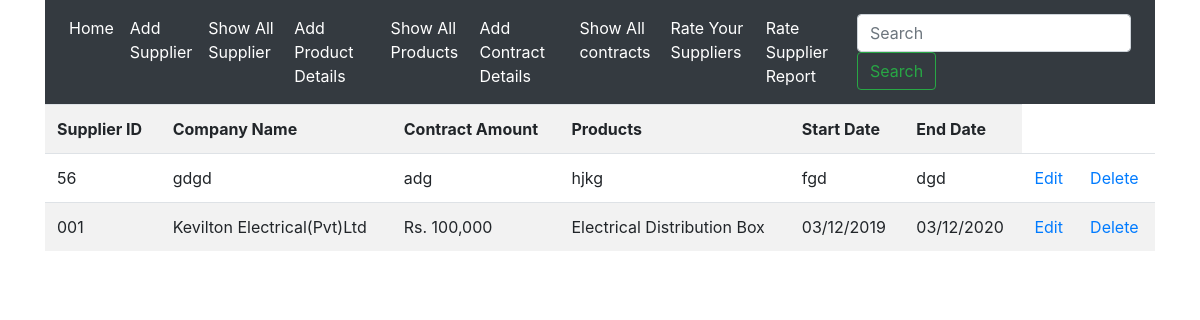
Page /showss on the committed database.
### myapps/models.py (models this page shows)
class Contract(models.Model):
    cid = models.CharField(max_length=30)
    cname = models.CharField(max_length=100)
    camount = models.CharField(max_length=30)
    cproduct = models.CharField(max_length=30)
    sdate = models.CharField(max_length=30)
    edate = models.CharField(max_length=30)

### myapps/views.py (the view)
# urls.py: path('showss', views.showss),
def showss(request):
    contract = Contract.objects.all
    return render(request, 'showss.html', {'contract': contract})

### myapps/templates/showss.html
{% extends 'base.html' %}
{% block content %}
<table class="table table-striped">
    <tr>
    <th>Supplier ID</th>
    <th>Company Name</th>
    <th>Contract Amount</th>
    <th>Products</th>
    <th>Start Date</th>
    <th>End Date</th>
    </tr>
    {% for i in contract %}
    <tr>
        <td>{{ i.cid }}</td>
        <td>{{ i.cname }}</td>
        <td>{{ i.camount }}</td>
        <td>{{ i.cproduct }}</td>
        <td>{{ i.sdate }}</td>
        <td>{{ i.edate }}</td>
        <td>
            <a href="edited/{{ i.id }}">Edit</a>
        </td>
        <td>
            <a href="deleted/{{ i.id }}">Delete</a>
        </td>
    </tr>
    {% endfor %}
</table>
{% endblock %}

### rows in the picture
Contract: cid "56", cname "gdgd", camount "adg", cproduct "hjkg", sdate "fgd", edate "dgd"
Contract: cid "001", cname "Kevilton Electrical(Pvt)Ltd", camount "Rs. 100,000", cproduct "Electrical Distribution Box", sdate "03/12/2019", edate "03/12/2020"
